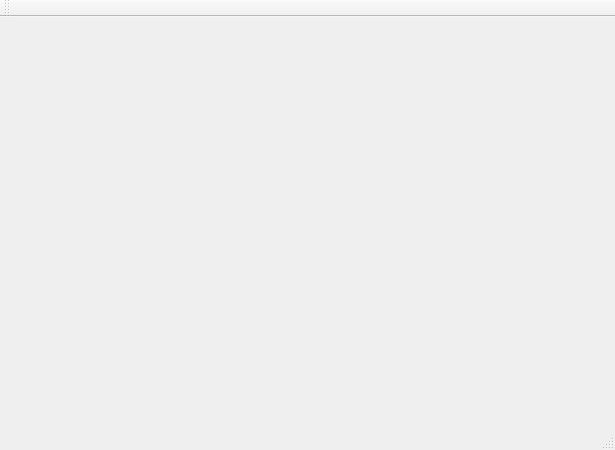
<?xml version="1.0" encoding="UTF-8"?>
<ui version="4.0">
 <class>SondeurClass</class>
 <widget class="QMainWindow" name="SondeurClass">
  <property name="geometry">
   <rect>
    <x>0</x>
    <y>0</y>
    <width>615</width>
    <height>450</height>
   </rect>
  </property>
  <property name="windowTitle">
   <string>Sondeur</string>
  </property>
  <widget class="QWidget" name="centralWidget">
   <widget class="QLabel" name="longitude">
    <property name="geometry">
     <rect>
      <x>260</x>
      <y>20</y>
      <width>111</width>
      <height>31</height>
     </rect>
    </property>
    <property name="text">
     <string/>
    </property>
   </widget>
   <widget class="QLabel" name="latitude">
    <property name="geometry">
     <rect>
      <x>260</x>
      <y>50</y>
      <width>111</width>
      <height>31</height>
     </rect>
    </property>
    <property name="text">
     <string/>
    </property>
   </widget>
  </widget>
  <widget class="QMenuBar" name="menuBar">
   <property name="geometry">
    <rect>
     <x>0</x>
     <y>0</y>
     <width>615</width>
     <height>21</height>
    </rect>
   </property>
  </widget>
  <widget class="QToolBar" name="mainToolBar">
   <attribute name="toolBarArea">
    <enum>TopToolBarArea</enum>
   </attribute>
   <attribute name="toolBarBreak">
    <bool>false</bool>
   </attribute>
  </widget>
  <widget class="QStatusBar" name="statusBar"/>
 </widget>
 <layoutdefault spacing="6" margin="11"/>
 <resources>
  <include location="Sondeur.qrc"/>
 </resources>
 <connections/>
</ui>
